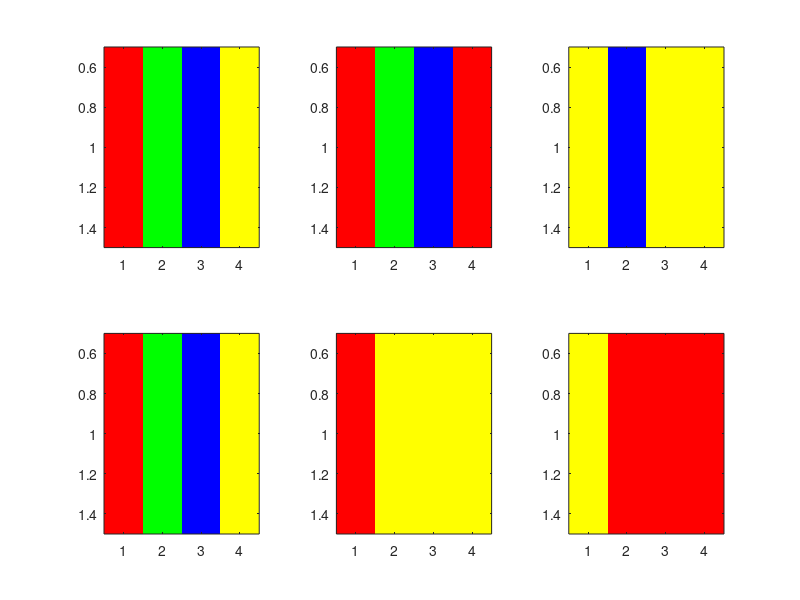

Here is the MATLAB script that generated this plot:
function ColorTestLarge
%color test
zval1 = [1 2 3 4];
zval2 = [-70 2 3 -0.6];
zval3 = [65 3 4 15];
%RGBY
cmap = [1 0 0;
    0 1 0;
    0 0 1;
    1 1 0];
colormap(cmap);

subplot(2,3,1);
image(zval1);
subplot(2,3,2);
image(zval2);
subplot(2,3,3);
image(zval3);

subplot(2,3,4);
imagesc(zval1);
subplot(2,3,5);
imagesc(zval2);
subplot(2,3,6);
imagesc(zval3);
end
